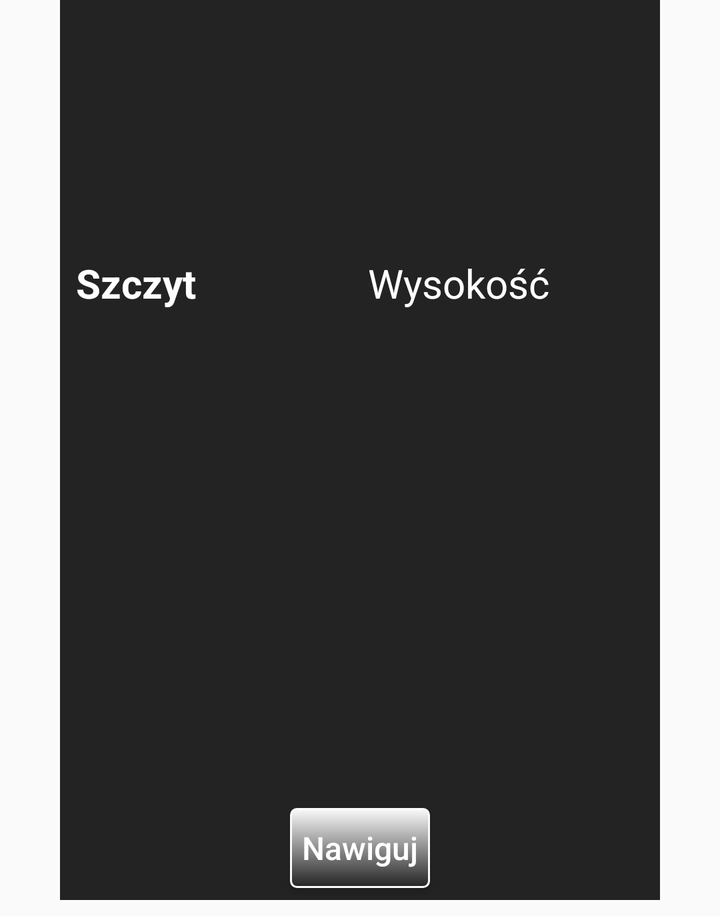
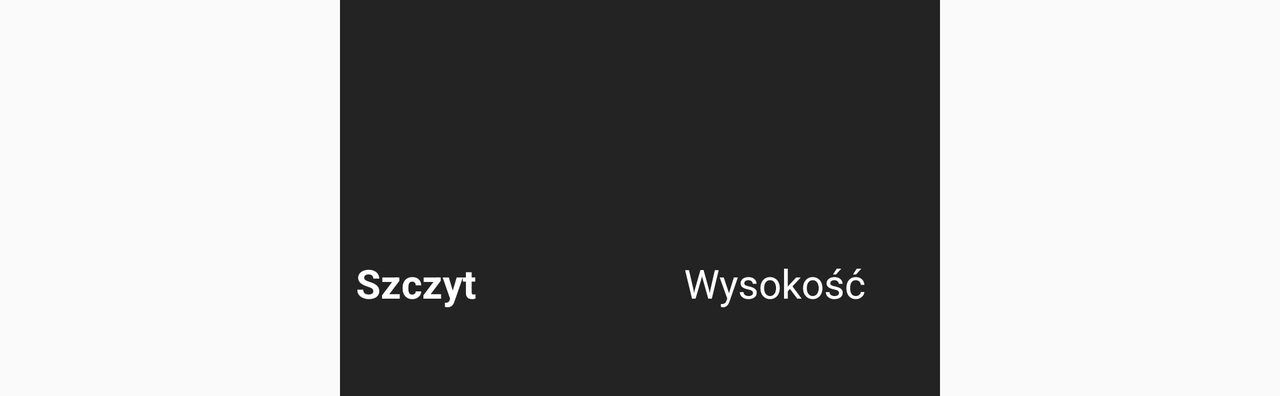

Compare how this app lays out the same screen by default and in its alternative resource folder. The renders come first, then the two layout files and the values they reference.
<!-- AndroidManifest.xml: application theme AppTheme -->
<!-- res/layout/navigation_list_item_desc.xml -->
<?xml version="1.0" encoding="utf-8"?>
<android.support.constraint.ConstraintLayout xmlns:android="http://schemas.android.com/apk/res/android"
    xmlns:app="http://schemas.android.com/apk/res-auto"
    xmlns:tools="http://schemas.android.com/tools"
    android:id="@+id/desc_navigation_item_container"
    android:layout_width="300dp"
    android:layout_height="wrap_content"
    android:layout_gravity="center"
    android:layout_marginBottom="8dp"
    android:background="#232323"
    android:maxHeight="450dp">

    <ImageView
        android:id="@+id/desc_navigation_image"
        android:layout_width="match_parent"
        android:layout_height="120dp"
        android:scaleType="fitXY"
        android:src="@drawable/ic_launcher_background"
        app:layout_constraintBottom_toTopOf="@+id/horizontal_dialog_layout"
        app:layout_constraintEnd_toEndOf="parent"
        app:layout_constraintStart_toStartOf="parent"
        app:layout_constraintTop_toTopOf="parent" />

    <RelativeLayout
        android:id="@+id/horizontal_dialog_layout"
        android:layout_width="match_parent"
        android:layout_height="60dp"
        android:layout_marginBottom="8dp"
        app:layout_constraintBottom_toTopOf="@+id/scrolltext"
        app:layout_constraintStart_toStartOf="parent"
        app:layout_constraintTop_toBottomOf="@+id/desc_navigation_image">

        <TextView
            android:id="@+id/desc_navigation_hill_name"
            android:layout_width="143dp"
            android:layout_height="wrap_content"
            android:layout_alignParentStart="true"
            android:layout_gravity="center"
            android:layout_marginStart="8dp"
            android:layout_marginTop="8dp"
            android:text="Szczyt"
            android:textColor="@color/white"
            android:textSize="20sp"
            android:textStyle="bold" />

        <TextView
            android:id="@+id/desc_navigation_hill_height"
            android:layout_width="138dp"
            android:layout_height="wrap_content"
            android:layout_alignParentEnd="true"
            android:layout_gravity="center"
            android:layout_marginEnd="8dp"
            android:layout_marginTop="8dp"
            android:text="Wysokość"
            android:textColor="@color/white"
            android:textSize="20sp" />
    </RelativeLayout>

    <ScrollView
        android:id="@+id/scrolltext"
        android:layout_width="0dp"
        android:layout_height="wrap_content"
        android:layout_marginBottom="16dp"
        android:layout_marginEnd="8dp"
        android:layout_marginStart="8dp"
        app:layout_constraintBottom_toBottomOf="parent"
        app:layout_constraintEnd_toEndOf="parent"
        app:layout_constraintStart_toStartOf="parent"
        app:layout_constraintTop_toBottomOf="@+id/horizontal_dialog_layout">

        <RelativeLayout
            android:layout_width="match_parent"
            android:layout_height="wrap_content">

            <TextView
                android:id="@+id/desc_navigation_hill_description"
                android:layout_width="match_parent"
                android:layout_height="200dp"
                android:layout_marginEnd="8dp"
                android:layout_marginStart="8dp"
                android:layout_marginTop="8dp"
                android:maxHeight="200dp"
                android:textColor="@color/white"
                android:textSize="16sp" />

            <Button
                android:id="@+id/navigation_dialog_button"
                android:layout_width="70dp"
                android:layout_height="40dp"
                android:layout_below="@id/desc_navigation_hill_description"
                android:layout_centerHorizontal="true"
                android:layout_gravity="center"
                android:layout_margin="8dp"
                android:background="@drawable/my_button"
                android:text="Nawiguj"
                android:textAllCaps="false"
                android:textColor="@color/white"
                android:textSize="16sp" />
        </RelativeLayout>
    </ScrollView>

</android.support.constraint.ConstraintLayout>
<!-- resources referenced by this layout -->
<resources>
  <color name="white">#FFFFFF</color>
  <!-- drawable my_button (drawable) -->
  <?xml version="1.0" encoding="utf-8"?>
  
  <selector xmlns:android="http://schemas.android.com/apk/res/android" >
      <item android:state_pressed="true" >
          <shape android:shape="rectangle"  >
              <corners android:radius="3dip" />
              <stroke android:width="1dip" android:color="#FAFAFA" />
              <gradient android:angle="-90" android:startColor="#FAFAFA" android:endColor="#232323"  />
          </shape>
      </item>
      <item android:state_focused="true">
          <shape android:shape="rectangle"  >
              <corners android:radius="3dip" />
              <stroke android:width="1dip" android:color="#232323" />
              <solid android:color="#232323"/>
          </shape>
      </item>
      <item >
          <shape android:shape="rectangle"  >
              <corners android:radius="3dip" />
              <stroke android:width="1dip" android:color="#FAFAFA" />
              <gradient android:angle="-90" android:startColor="#FAFAFA" android:endColor="#232323" />
          </shape>
      </item>
  </selector>
  <style name="AppTheme" parent="Theme.AppCompat.DayNight.DarkActionBar">
          
          <item name="colorPrimary">@color/colorPrimary</item>
          <item name="colorPrimaryDark">@color/colorPrimaryDark</item>
          <item name="colorAccent">@color/colorAccent</item>
      </style>
  <color name="colorPrimary">#3F51B5</color>
  <color name="colorPrimaryDark">#303F9F</color>
  <color name="colorAccent">#FF4081</color>
</resources>
<!-- res/layout-land/navigation_list_item_desc.xml (the repository's variant of the layout above) -->
<!-- drawn on the phone turned sideways -->
<?xml version="1.0" encoding="utf-8"?>
<android.support.constraint.ConstraintLayout xmlns:android="http://schemas.android.com/apk/res/android"
    xmlns:app="http://schemas.android.com/apk/res-auto"
    xmlns:tools="http://schemas.android.com/tools"
    android:id="@+id/desc_navigation_item_container"
    android:layout_width="300dp"
    android:layout_height="wrap_content"
    android:layout_gravity="center"
    android:background="#232323">

    <ImageView
        android:id="@+id/desc_navigation_image"
        android:layout_width="match_parent"
        android:layout_height="120dp"
        android:scaleType="fitXY"
        android:src="@drawable/ic_launcher_background"
        app:layout_constraintEnd_toEndOf="parent"
        app:layout_constraintStart_toStartOf="parent"
        app:layout_constraintTop_toTopOf="parent" />

    <TextView
        android:id="@+id/desc_navigation_hill_name"
        android:layout_width="120dp"
        android:layout_height="wrap_content"
        android:layout_marginStart="8dp"
        android:layout_marginTop="8dp"
        android:text="Szczyt"
        android:textColor="@color/white"
        android:textSize="20dp"
        android:textStyle="bold"
        app:layout_constraintStart_toStartOf="parent"
        app:layout_constraintTop_toBottomOf="@+id/desc_navigation_image" />

    <TextView
        android:id="@+id/desc_navigation_hill_height"
        android:layout_width="120dp"
        android:layout_height="wrap_content"
        android:layout_marginEnd="8dp"
        android:layout_marginTop="8dp"
        android:text="Wysokość"
        android:textColor="@color/white"
        android:textSize="20dp"
        app:layout_constraintEnd_toEndOf="parent"
        app:layout_constraintTop_toBottomOf="@+id/desc_navigation_image" />


    <TextView
        android:id="@+id/desc_navigation_hill_description"
        android:layout_width="0dp"
        android:layout_height="wrap_content"
        android:layout_marginBottom="8dp"
        android:layout_marginEnd="8dp"
        android:layout_marginStart="8dp"
        android:layout_marginTop="8dp"
        android:textColor="@color/white"
        android:textSize="20dp"
        app:layout_constraintBottom_toBottomOf="parent"
        app:layout_constraintEnd_toEndOf="parent"
        app:layout_constraintStart_toStartOf="parent"
        app:layout_constraintTop_toBottomOf="@+id/desc_navigation_hill_name" />

</android.support.constraint.ConstraintLayout>
<!-- resources referenced by the variant -->
<!-- as the phone turned sideways resolves them -->
<resources>
  <color name="white">#FFFFFF</color>
  <style name="AppTheme" parent="Theme.AppCompat.DayNight.DarkActionBar">
          
          <item name="colorPrimary">@color/colorPrimary</item>
          <item name="colorPrimaryDark">@color/colorPrimaryDark</item>
          <item name="colorAccent">@color/colorAccent</item>
      </style>
  <color name="colorPrimary">#3F51B5</color>
  <color name="colorPrimaryDark">#303F9F</color>
  <color name="colorAccent">#FF4081</color>
</resources>
